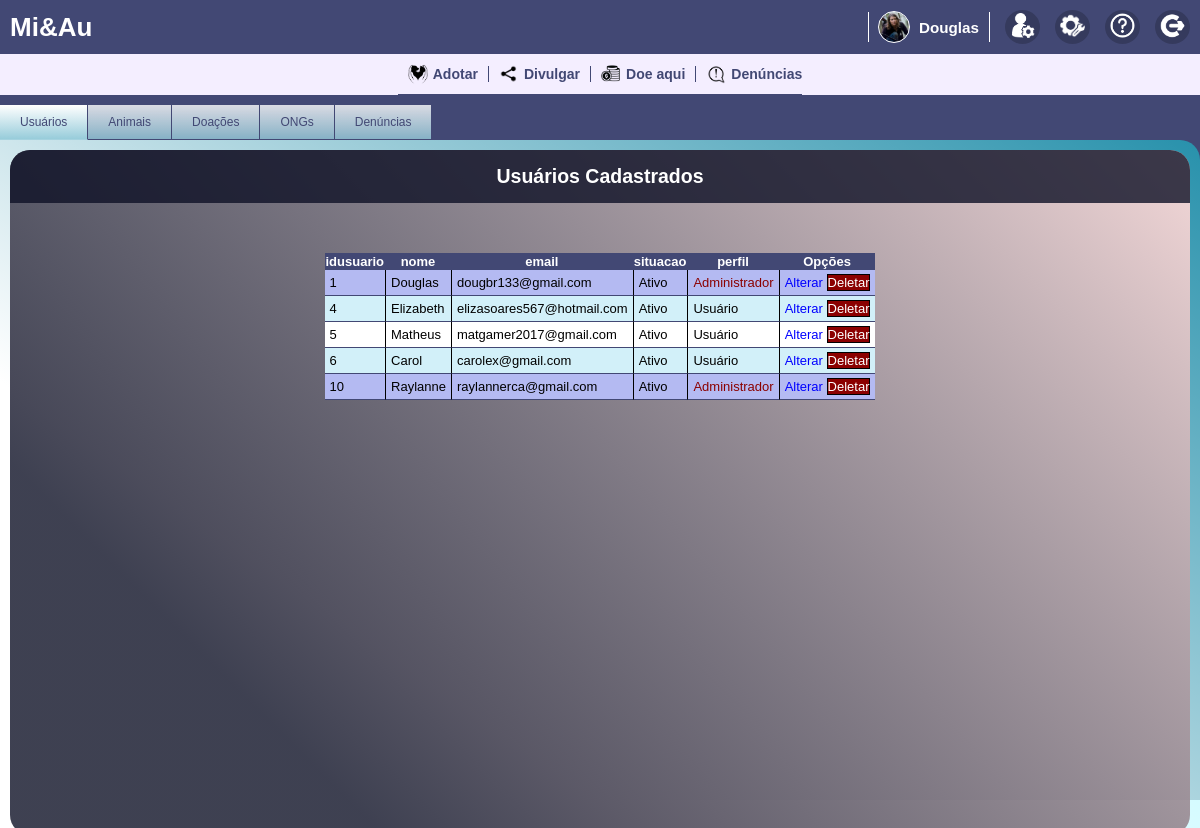
/view/ferramentas-adm.php (signed in), run on the app's committed database.
### tables this page shows
CREATE TABLE `html` (
  `idtag` int(11) NOT NULL AUTO_INCREMENT,
  `name` varchar(50) NOT NULL,
  `content` text NOT NULL,
  PRIMARY KEY (`idtag`)
);

CREATE TABLE `usuarios` (
  `idusuario` int(5) unsigned zerofill NOT NULL AUTO_INCREMENT,
  `nome` varchar(30) NOT NULL,
  `sobrenome` varchar(60) NOT NULL,
  `email` varchar(60) NOT NULL,
  `telefone` varchar(14) DEFAULT NULL,
  `estado` char(2) DEFAULT NULL,
  `cidade` varchar(50) DEFAULT NULL,
  `senha` varchar(30) NOT NULL,
  `img_usuario` varchar(255) NOT NULL DEFAULT '../images/usuarios/unset.png',
  `perfil` char(1) NOT NULL DEFAULT 'U',
  `situacaoUsuario` tinyint(1) NOT NULL DEFAULT 1,
  PRIMARY KEY (`idusuario`),
  UNIQUE KEY `email_UNIQUE` (`email`)
);

### model/DAO/htmlDAO.php (called while the page is built)
<?php
class htmlDAO{
    function escreverHTML($name){
    try{
        $conn = new PDO('mysql:host=localhost;dbname=projetomiau;charset=utf8',"root","");
        $sql = "SELECT * FROM html where name=?";
        $stmt= $conn->prepare($sql);
        $stmt->bindValue(1,$name);
        $stmt->execute();
        $retorno = $stmt->fetchAll(PDO::FETCH_ASSOC);
        return $retorno;
    }catch(PDOException $e){
        echo $e->getMessage();
    }
    }
}
?>

### model/DAO/usuarioDAO.php (called while the page is built, shortened)
<?php
class usuarioDAO{
public function listarUsuarios(){
    try{
        $conn = new PDO('mysql:host=localhost;dbname=projetomiau;charset=utf8',"root","");
        $sql = "SELECT * FROM usuarios";
        $stmt = $conn->prepare($sql);
        $stmt->execute();
        $retorno = $stmt->fetchAll(PDO::FETCH_ASSOC);
        return $retorno;
    }catch(PDOException $e){
        echo $e->getMessage();
    }
}
}
?>

### view/ferramentas-adm.php (the view, shortened to what this page needs)
<!DOCTYPE html>
<html lang="en">
<head>
    <link rel="stylesheet" href="../css/padrao.css">
    <link rel="stylesheet" href="../css/ferramentas-adm.css">
    <link rel="stylesheet" href="../css/ongs-adm.css">
</head>
<body>
    <header>
        <div class="header-container">
            <h1>Mi&Au</h1>
            <div class="perfil-selecoes">
                <a class="usuario-id" href="perfil.php?id=<?=$_SESSION["id"]?>">
                    <img src="<?=$_SESSION["img_usuario"]?>">
                    <h3><?=$_SESSION["nome"]?></h3>
                </a>
                <?php
                    if($_SESSION["perfil"] == "A"){
                        echo "<a href='ferramentas-adm.php'><img src='../images/cabecalho_icones/adm-settings2.png'></a>";
                    }else{
                        header("location:adotar.php?msg=Sem permissão para acesso!");
                    }
                ?>
                <a href="editarPerfil.php"><img src="../images/cabecalho_icones/settings2.png"></a>
                <a href="faleConosco.php"><img src="../images/cabecalho_icones/support2.png"></a>
                <a href="../control/logoutControl.php"><img src="../images/cabecalho_icones/logoff2.png"></a>
            </div>
        </div>
        <?php
            require_once "../model/DAO/htmlDAO.php";
            $htmlDAO = new htmlDAO();
            $retorno = $htmlDAO->escreverHTML("nav");
            foreach($retorno as $tag){
                echo $tag["content"];
            }
        ?>
    </header>
    <main class="table-row">
        <nav>
            <ul>
                <li><a href="ferramentas-adm.php" style="border-bottom:1px solid #a4d2df;opacity:1">Usuários</a></li>
                <li><a href="animais-adm.php">Animais</a></li>
                <li><a href="doacoes-adm.php">Doações</a></li>
                <li><a href="ongs-adm.php">ONGs</a></li>
                <li><a href="denuncias-adm.php">Denúncias</a></li>
            </ul>
        </nav>
        <section class="ferramenta-aba">
            <section style="width:100%">
                <h2 style="margin-bottom:30px">Usuários Cadastrados</h2>
            <?php
            if(!isset($_GET["idusuario"]) || $_GET["idusuario"] == 0){
            ?>
                <table>
                    <tr>
                        <th>idusuario</th>
                        <th>nome</th>
                        <th>email</th>
                        <th>situacao</th>
                        <th>perfil</th>
                        <th>Opções</th>
                    </tr>
                <?php
                require_once "../model/DAO/usuarioDAO.php";
                $usuarioConn = new usuarioDAO();
                $retorno = $usuarioConn->listarUsuarios();
                foreach($retorno as $usuario){
                ?>
                    <tr <?php if($usuario["perfil"] == "A"){echo "style='background-color:#B4BAF2'";} ?>>
                        <td><?=$usuario["idusuario"]?></td>
                        <td><?=$usuario["nome"]?></td>
                        <td><?=$usuario["email"]?></td>
                        <td><?php if($usuario["situacaoUsuario"]==1){echo "Ativo";}else{echo "<p style='color:red;margin:0'>Inativo</p>";} ?></td>
                        <td><?php if($usuario["perfil"]=="U"){echo "Usuário";}else{echo "<p style='color:darkred;margin:0'>Administrador</p>";} ?></td>
                        <td>
                            <a href="?idusuario=<?=$usuario["idusuario"]?>" style="color:blue">Alterar</a>
                            <a href="../control/deletarUsuarioControl.php?idusuario=<?=$usuario["idusuario"]?>&nome=<?=$usuario["nome"]?>" style="background-color:darkred;border:1px solid black;outline:none;color:white;cursor:pointer">Deletar</a>
                        </td>
                    </tr>
                <?php
                }
                ?>
                </table>
            <?php
            }
            ?>
            </section>
    </main>
</body>
</html>

### css/padrao.css (style rules this page uses)
html,body { height:100%; color:#424874; }
body { background-color:#F4EEFF; font-family:sans-serif; font-size:13px; width:100%; height:100%; min-width:500px; margin:0; padding:0; overflow: hidden; display:table; }
.flex { display:flex; justify-content:center; }
.table-row { display:table-row; overflow-y:scroll; height:100%; }
img { object-fit:cover; object-position:center; }
header .header-container { background-color:#424874; width:100%; display:flex; align-items:center; justify-content:space-between; padding:10px; color:white; }
header .header-container a:nth-child(1n+2) { background-color:rgba(0, 0, 0, 0.2); border-radius:50%; padding:3px 5px; }
header .header-container a:nth-child(1n+2) img { width:25px; height:25px; }
.perfil-selecoes { margin:0; gap:15px; display:flex; align-items:center; }
.usuario-id { border-left:1px solid; border-right:1px solid; display:flex; align-items:center; margin:0; padding:0 10px; gap:10px; cursor:pointer; }
h1,h3 { margin:0; }
.usuario-id img { width:30px; height:30px; border-color:white; border-radius:50%; outline:white solid 1px; }
nav { width:100%; }
nav ul { list-style:none; display:flex; padding:0; border-bottom:1px solid; margin:0; font-size:12px; }
li { display:inline; }
nav li a { color:#424874; display:flex; align-items:center; gap:5px; padding:10px 0 10px 10px; }
li a h3 { margin:0; }
li:not(li:last-child) a h3 { padding-right:10px; border-right:1px solid; }
li a > div { background-size:100%; background-repeat:no-repeat; height:20px; width:20px; }
#adotar > div { background-image:url("../images/guias_icones/adotar.png"); }
#divulgar > div { background-image:url("../images/guias_icones/divulgar.png"); }
#doe-aqui > div { background-image:url("../images/guias_icones/doar.png"); }
#denuncias > div { background-image:url("../images/guias_icones/denuncias.png"); }
* { box-sizing:border-box; }
header a { color:white; }
a { text-decoration:none; border:none; }

### css/ferramentas-adm.css (style rules this page uses)
.table-row { background-color:#424874; padding:10px; }
.ferramenta-aba { background-image:linear-gradient(-145deg,rgba(0, 255, 255, 0.4),white 70%); border-top-right-radius:20px; height:100%; display:flex; justify-content:center; overflow:scroll; padding:10px; }
.ferramenta-aba > section { background-image:linear-gradient(45deg,rgba(14, 17, 38, 0.8) 20%,rgb(244, 216, 216)); border-radius:20px; padding-bottom:50px; overflow-y:scroll; }
table { border-radius:10px; padding:20px; border-spacing: 0px; margin:auto; color:black; }
table tr:first-child { background-color:#424874; color:white; }
tr:nth-child(2n-1) { background-color:rgb(210, 240, 249); }
tr:nth-child(2n-2) { background-color:white; }
td:not(td:first-child) { border-left:1px solid; }
td { border-bottom:1px solid #424874; padding:5px; cursor:default; }
.table-row nav { margin-top:10px; }
.table-row nav ul { border:none; }
.table-row nav ul li a { background-image:linear-gradient(to bottom,white,rgba(177, 244, 249, 0.77)); border-right:1px solid; border-bottom:1px solid; padding:10px 20px; opacity:0.8; }

### css/ongs-adm.css (style rules this page uses)
h3,h2,p { cursor:default; }
h2 { background-color:rgba(14, 17, 38, 0.8); color:white; text-align:center; padding:15px 0; margin:0; }

### data on the page
html: content "Adotar Divulgar Doe aqui Denúncias"
usuarios: idusuario "1", nome "Douglas", email "dougbr133@gmail.com", situacaoUsuario "Ativo", perfil "Administrador"
usuarios: idusuario "4", nome "Elizabeth", email "elizasoares567@hotmail.com", situacaoUsuario "Ativo", perfil "Usuário"
usuarios: idusuario "5", nome "Matheus", email "matgamer2017@gmail.com", situacaoUsuario "Ativo", perfil "Usuário"
usuarios: idusuario "6", nome "Carol", email "carolex@gmail.com", situacaoUsuario "Ativo", perfil "Usuário"
usuarios: idusuario "10", nome "Raylanne", email "raylannerca@gmail.com", situacaoUsuario "Ativo", perfil "Administrador"

### other printed values
$_SESSION["nome"] "Douglas"
